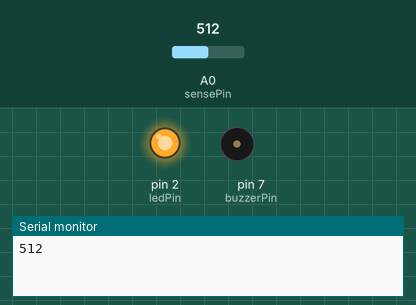
Recording of a sketch running on a simulated Arduino Uno, built with avr-gcc and run on an emulated ATmega328P. Shown: output pins drawn as LEDs (lit = HIGH), buzzer (waves = sounding, pin HIGH), the last lines printed to the serial monitor. Inputs (shaded band) come from the test bench; at power-on: A0 (sensePin) = 512.

Above: at 3.3 s.
3.4 s: A0 (sensePin) set to 592
At 6.94 s:
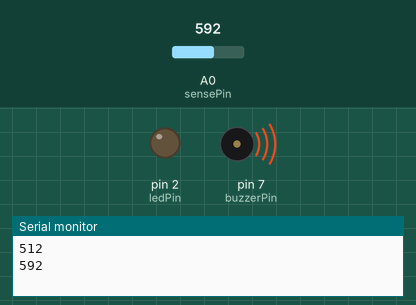
9.0 s: A0 (sensePin) set to 616
At 10.2 s:
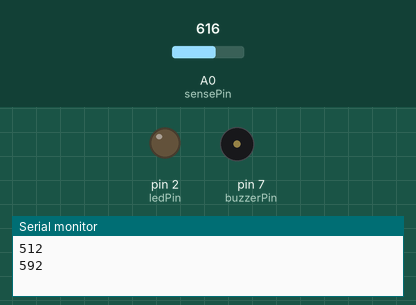
Timing chart, 0 to 12.0 s (numbered marks = the images above; inputs shaded):
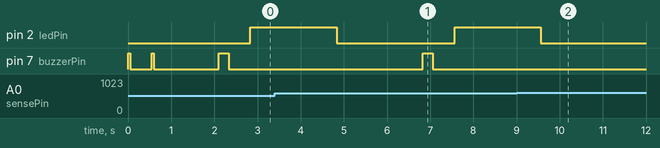

The sketch:

ldr.ino
```cpp
int sensePin  = A0;
int ledPin = 2;
int buzzerPin = 7;
void setup() {
  // put your setup code here, to run once:
Serial.begin(9600);
pinMode(buzzerPin, OUTPUT);
pinMode(ledPin,OUTPUT);
 beep(50); //Beep
  beep(50); //Beep
  delay(1000); //Add a little delay
}

void loop() {
  int val = analogRead(sensePin);
  Serial.println(val);

  if(val<600)
  {
    beep(1000);
digitalWrite(ledPin, HIGH);
 delay(2000);
 digitalWrite(ledPin,LOW);
 delay(2000);}
 // wait for a second
  }
  // put your main code here, to run repeatedly:


void beep(unsigned char delayms) { //creating function
  digitalWrite(buzzerPin,HIGH); //Setting pin to high
  delay(delayms); //Delaying
  digitalWrite(buzzerPin ,LOW); //Setting pin to LOW
  delay(500); //Delaying
}
```

Measured:
- the behaviour switches between 599 and 600 on A0 (sensePin) (found by bisection; images 1 and 2)
- after the input at 9.0 s, pin 2 (ledPin): goes on until 9.6 s, then stays LOW; pin 7 (buzzerPin): stops changing and stays LOW
